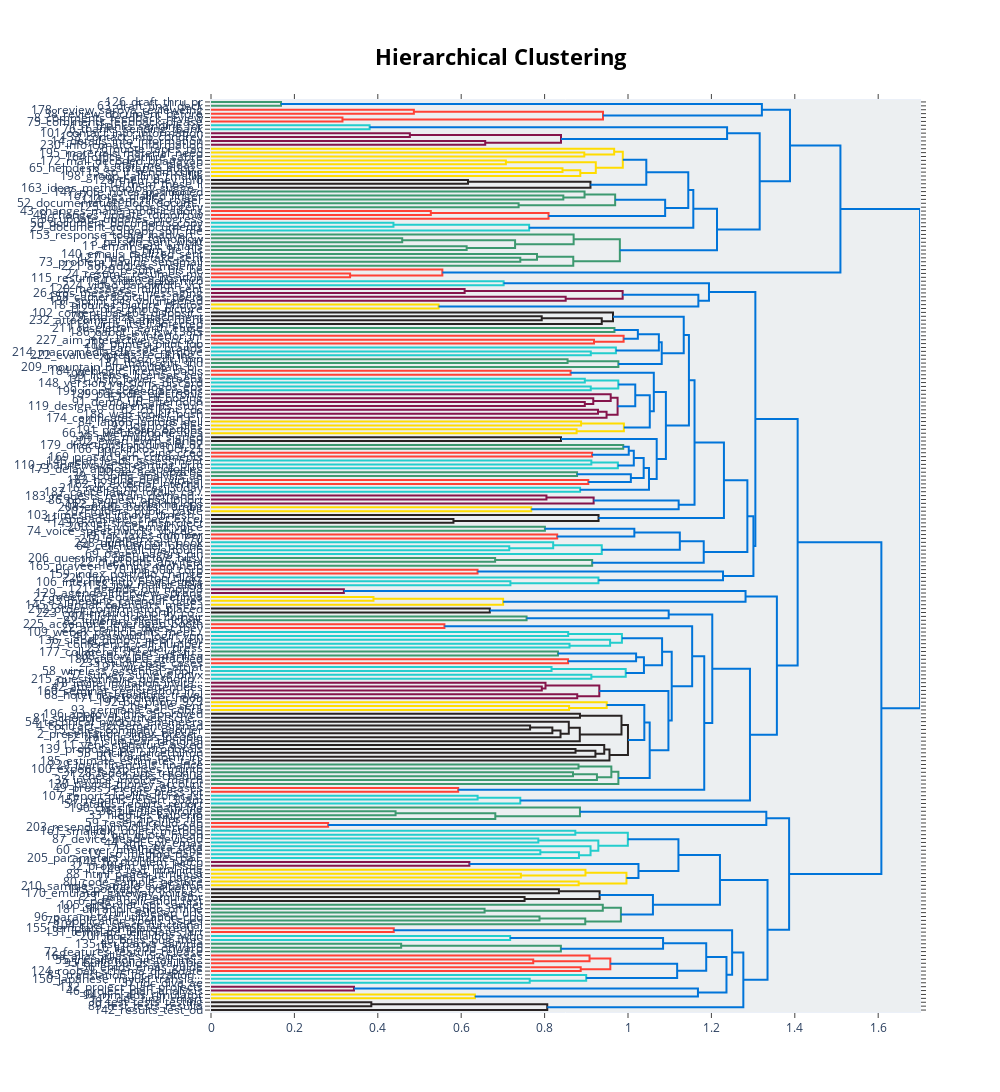

Notebook source saved alongside this figure:
### Code cell
topic_model.visualize_hierarchy(custom_labels=False)
